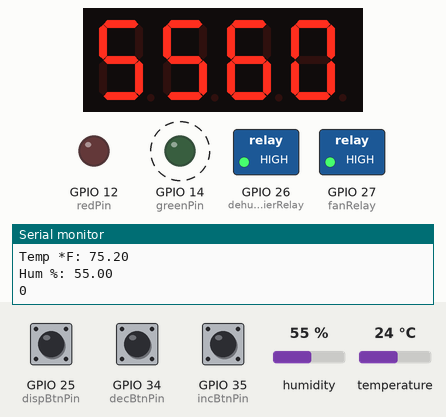
Bench run of a sketch on a simulated ESP32. On the bench: 4-digit seven-segment display, switched loads named in the sketch (green lamp = pin HIGH), output pins drawn as LEDs (lit = HIGH), the last lines printed to the serial monitor. Dashed ring = blinking. Inputs (shaded band) come from the test bench; at power-on: temperature 24 °C, GPIO 34 (decBtnPin) LOW, humidity 55 %, GPIO 35 (incBtnPin) LOW, GPIO 25 (dispBtnPin) LOW.

Above: at 6.2 s.
6.3 s: temperature set to 12.5 °C
15.2 s: temperature set to 11.3 °C
At 24.6 s:
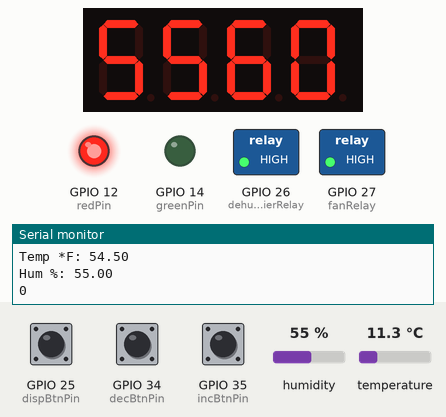
25.5 s: GPIO 34 (decBtnPin) pulled HIGH for 0.15 s
At 26.4 s:
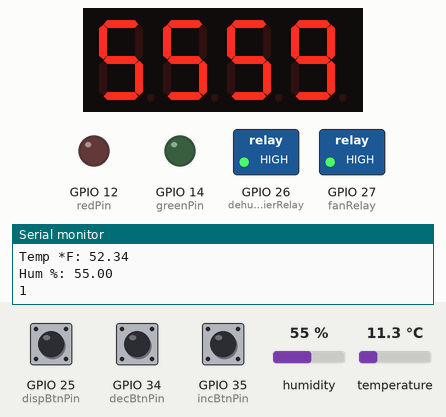
30.7 s: GPIO 34 (decBtnPin) pulled HIGH for 1 s
At 35.0 s:
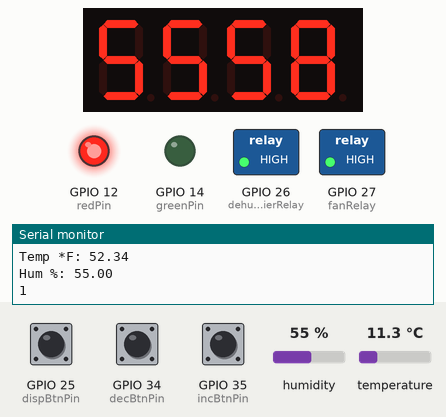
35.7 s: humidity set to 22 %
At 41.6 s:
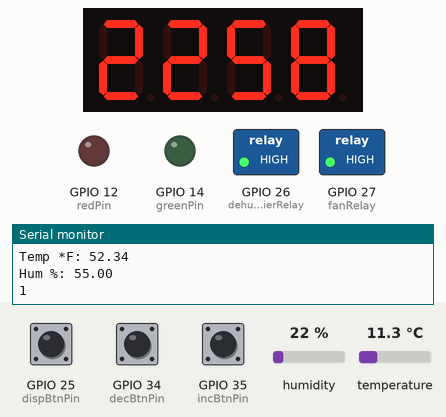
45.8 s: GPIO 35 (incBtnPin) pulled HIGH for 0.15 s
At 50.0 s:
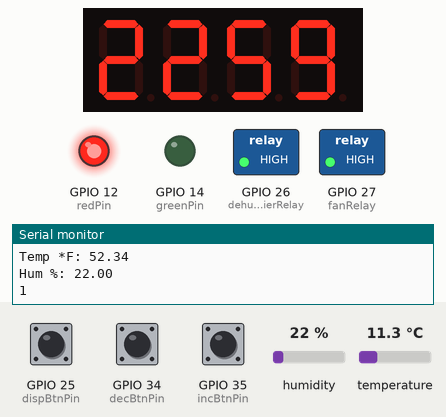
Timing chart, 0 to 51.8 s (numbered marks = the images above; inputs shaded):
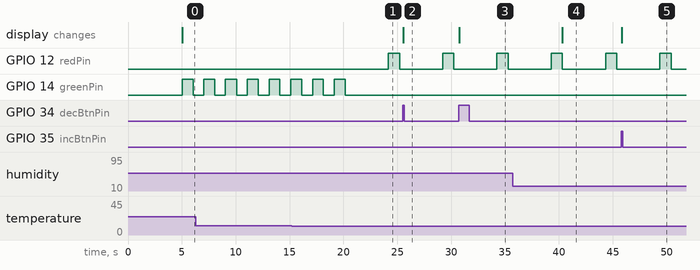

The sketch:

dehumidifier-controller.ino
```cpp
// libraries
#include <Wire.h>
#include <Adafruit_AM2315.h>
#include <Adafruit_GFX.h>
#include <Adafruit_LEDBackpack.h>

// initialize display
Adafruit_AlphaNum4 alpha4 = Adafruit_AlphaNum4();

// initialize sensor
Adafruit_AM2315 am2315;
float temperature;
float temperatureF;
float humidity;

// initialize relays
const int dehumidifierRelay = 26;
const int fanRelay = 27;

// initialize LED
const int redPin = 12;
const int greenPin = 14;

//initialize buttons
const int dispBtnPin = 25;
int dispBtnState = 0;
int dispBtnPrevState = 0;
unsigned long dispBtnDebTime = 0;// debounce time
const int incBtnPin = 35;
int incBtnState = 0;
int incBtnPrevState = 0;
unsigned long incBtnDebTime = 0;
const int decBtnPin = 34;
int decBtnState = 0;
int decBtnPrevState = 0;
unsigned long decBtnDebTime = 0;
unsigned long debounceDelay = 50;

// other variables
int humiditySetting = 60;
int lowTempSetting = 55; // degrees F
String humiditySettingDisplay = String(humiditySetting);
String humidityCurrentDisplay = String(humidity);
int humidityThreshold = 2;
int lowTempThreshold = 2;
bool dehumidifierActive = false;
bool fanActive = false;
bool errorExists = false;
bool LEDOn = false;
bool displayOn = false;
bool lowTemp = false;
unsigned long onTime = millis();
unsigned long offTime = millis();
unsigned long lastRecording = millis();
unsigned long lastReading = millis();
unsigned long displayTime = millis();
unsigned long LEDOnTime = millis();
unsigned long LEDOffTime = millis();

void setup() {
  Serial.begin(9600);

  // setup display I2C address
  alpha4.begin(0x70);

  // setup pins
  pinMode(redPin, OUTPUT);
  pinMode(greenPin, OUTPUT);
  digitalWrite(redPin, LOW);
  digitalWrite(greenPin, LOW);
  pinMode(dispBtnPin, INPUT);
  pinMode(incBtnPin, INPUT);
  pinMode(decBtnPin, INPUT);
  pinMode(dehumidifierRelay, OUTPUT);
  pinMode(fanRelay, OUTPUT);
  digitalWrite(dehumidifierRelay, HIGH);
  digitalWrite(fanRelay, HIGH);

  // if sensor not found, print to screen and light LED red
  if (! am2315.begin()) {
    Serial.println("Sensor not found, check wiring & pullups!");
    digitalWrite(redPin, HIGH);
    while (1);
  }

  // display initial humidity setting
  alpha4.setBrightness(8);
  alpha4.writeDigitAscii(2, humiditySettingDisplay[0]);
  alpha4.writeDigitAscii(3, humiditySettingDisplay[1]);
  alpha4.writeDisplay();
  displayTime = millis();
  displayOn = true;

  delay(5000);
}

void loop() {
  // read temp/humidity every 5 seconds. if errors encountered: send message, and flash red LED
  if (millis()-lastReading > 5000 || lastReading == 0) {
    if (! am2315.readTemperatureAndHumidity(&temperature, &humidity)) {
    Serial.println("Failed to read data from AM2315");
    errorExists = true;
    }
    else {
      errorExists = false;
    }
    lastReading = millis();
    humidityCurrentDisplay = String(humidity);
    temperatureF = temperature*1.8+32;
    if (displayOn) {
      alpha4.writeDigitAscii(0, humidityCurrentDisplay[0]);
      alpha4.writeDigitAscii(1, humidityCurrentDisplay[1]);
      alpha4.writeDisplay();
    }
  }

// check for low temp condition
  if (temperatureF < lowTempSetting-lowTempThreshold) {
    lowTemp = true;
  }
  else if (temperatureF > lowTempSetting+lowTempThreshold) {
    lowTemp = false;
  }

  // turn on dehumidifier if humidity is high, dehumidifier is not currently active, and it's been at least 5 minutes since it turned off
  if (humidity > humiditySetting+humidityThreshold && !lowTemp && !dehumidifierActive && millis()-offTime > 300000) {
    dehumidifierOn();
  }

  // turn off dehumidifier if the humidity is low, dehumidifier is currently active, and it's been at least 5 minutes since it turned on
  if (humidity < humiditySetting-humidityThreshold && dehumidifierActive && millis()-onTime > 300000) {
    dehumidifierOff();
  }

  // record readings to server every 5 minutes
  if (!errorExists && (millis()-lastRecording > 10000 || lastRecording == 0)) {
    Serial.print("Temp *F: "); Serial.println(temperatureF);
    Serial.print("Hum %: "); Serial.println(humidity);
    Serial.println(lowTemp);
    lastRecording = millis();
  }

  // turn off dehumidifier if it runs longer than 55 minutes. send message
  if (dehumidifierActive && millis()-onTime > 3300000) {
    dehumidifierOff();
    Serial.println("Dehumidifier has been running continuously for 55 minutes. Turned off for 5 minutes.");
  }

  // if display has been on more than 5 minutes with no change, turn it off
  if (millis()-displayTime > 30000) {
    alpha4.writeDigitRaw(0, 0x0);
    alpha4.writeDigitRaw(1, 0x0);
    alpha4.writeDigitRaw(2, 0x0);
    alpha4.writeDigitRaw(3, 0x0);
    alpha4.writeDisplay();
    displayTime = millis();
    displayOn = false;
  }

  // turn display on if button pressed
  checkDisplayButton();

  // turn display on and increase humidity setting if button pressed
  checkIncreaseButton();

  // turn display on and decrease humidity setting if button pressed
  checkDecreaseButton();

  // LED control.
  blinkLED();
}

void dehumidifierOn() {
  digitalWrite(dehumidifierRelay, LOW);
  dehumidifierActive = true;
  onTime = millis();
  // send message to track usage
}

void dehumidifierOff() {
  digitalWrite(dehumidifierRelay, HIGH);
  dehumidifierActive = false;
  offTime = millis();
  // send message to track usage
}

void fanOn() {
  digitalWrite(fanRelay, LOW);
}

void fanOff() {
  digitalWrite(fanRelay, HIGH);
}

void checkDisplayButton() {
  int reading = digitalRead(dispBtnPin);
  if (reading != dispBtnPrevState) {
    dispBtnDebTime = millis();
  }
  if (millis()-dispBtnDebTime > debounceDelay) {
    if (reading != dispBtnState) {
      dispBtnState = reading;
      if (dispBtnState == HIGH) {
        wakeupDisplay();
      }
    }
  }
  dispBtnPrevState = reading;
}

void checkIncreaseButton() {
  int reading = digitalRead(incBtnPin);
  if (reading != incBtnPrevState) {
    incBtnDebTime = millis();
  }
  if (millis()-incBtnDebTime > debounceDelay) {
    if (reading != incBtnState) {
      incBtnState = reading;
      if (incBtnState == HIGH) {
        humiditySetting++;
        humiditySettingDisplay = String(humiditySetting);
        wakeupDisplay();
      }
    }
  }
  incBtnPrevState = reading;
}

void checkDecreaseButton() {
  int reading = digitalRead(decBtnPin);
  if (reading != decBtnPrevState) {
    decBtnDebTime = millis();
  }
  if (millis()-decBtnDebTime > debounceDelay) {
    if (reading != decBtnState) {
      decBtnState = reading;
      if (decBtnState == HIGH) {
        humiditySetting--;
        humiditySettingDisplay = String(humiditySetting);
        wakeupDisplay();
      }
    }
  }
  decBtnPrevState = reading;
}

void wakeupDisplay() {
  alpha4.writeDigitAscii(0, humidityCurrentDisplay[0]);
  alpha4.writeDigitAscii(1, humidityCurrentDisplay[1]);
  alpha4.writeDigitAscii(2, humiditySettingDisplay[0]);
  alpha4.writeDigitAscii(3, humiditySettingDisplay[1]);
  alpha4.writeDisplay();
  displayTime = millis();
  displayOn = true;
}

void blinkLED() {
  if (errorExists){
    // blink rapid red if error exists
    digitalWrite(greenPin, LOW);
    if (!LEDOn && millis()-LEDOffTime > 1000) {
      digitalWrite(redPin, HIGH);
      LEDOn = true;
      LEDOnTime = millis();
    }
    else if (LEDOn && millis()-LEDOnTime > 1000) {
      digitalWrite(redPin, LOW);
      LEDOn = false;
      LEDOffTime = millis();
    }
  }
  // blink slow red if low temp detected
  else if (lowTemp) {
    digitalWrite(greenPin, LOW);
    if (!LEDOn && millis()-LEDOffTime > 4000) {
      digitalWrite(redPin, HIGH);
      LEDOn = true;
      LEDOnTime = millis();
    }
    else if (LEDOn && millis()-LEDOnTime > 1000) {
      digitalWrite(redPin, LOW);
      LEDOn = false;
      LEDOffTime = millis();
    }
  }
  // blink fast green if in initial 5 minute wait period
  else if ((offTime == 0 && millis()-offTime < 300000) || (humidity < humiditySetting-humidityThreshold && millis()-onTime < 300000)) {
    digitalWrite(redPin, LOW);
    if (!LEDOn && millis()-LEDOffTime > 1000) {
      digitalWrite(greenPin, HIGH);
      LEDOn = true;
      LEDOnTime = millis();
    }
    else if (LEDOn && millis()-LEDOnTime > 1000) {
      digitalWrite(greenPin, LOW);
      LEDOn = false;
      LEDOffTime = millis();
    }
  }
  // blink slow green for normal operation
  else {
    digitalWrite(redPin, LOW);
    if (!LEDOn && millis()-LEDOffTime > 4000) {
      digitalWrite(greenPin, HIGH);
      LEDOn = true;
      LEDOnTime = millis();
    }
    else if (LEDOn && millis()-LEDOnTime > 1000) {
      digitalWrite(greenPin, LOW);
      LEDOn = false;
      LEDOffTime = millis();
    }
  }
}
```

Measured:
- the behaviour switches between 11.7 and 11.6 °C on temperature (found by bisection; images 0 and 1)
- after the input at 15.2 s, GPIO 12 (redPin): LOW → HIGH after 9.0 s, → LOW 1.0 s later; GPIO 14 (greenPin): goes on until 20.2 s, then stays LOW
- after the input at 25.5 s, the display: changes after 0.06 s (image 2)
- after the input at 30.7 s, the display: changes after 0.05 s (image 3)
- after the input at 35.7 s, the display: changes after 4.6 s (image 4)
- after the input at 45.8 s, the display: changes after 0.05 s (image 5)
- by itself, GPIO 14 (greenPin): alternates HIGH for 1.0 s and LOW for 1.0 s
